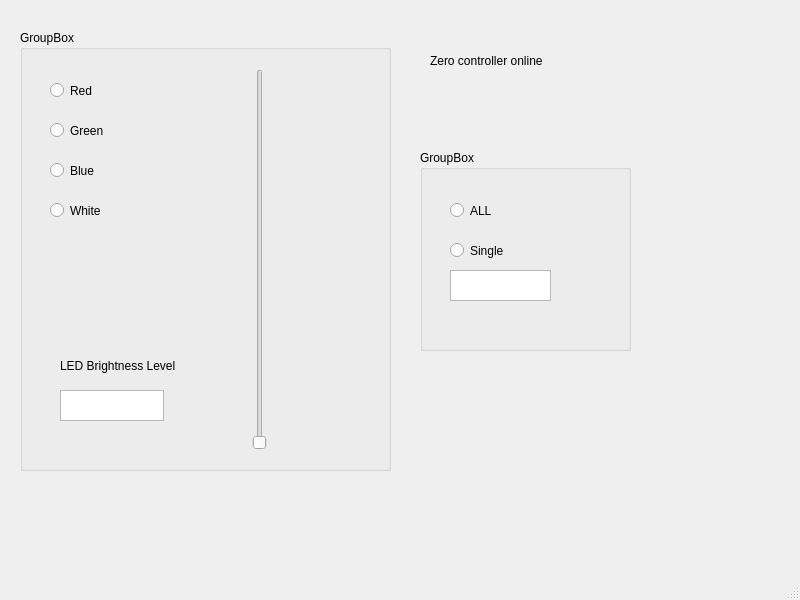
<?xml version="1.0" encoding="UTF-8"?>
<ui version="4.0">
 <class>MainWindow</class>
 <widget class="QMainWindow" name="MainWindow">
  <property name="geometry">
   <rect>
    <x>0</x>
    <y>0</y>
    <width>800</width>
    <height>600</height>
   </rect>
  </property>
  <property name="windowTitle">
   <string>LED_1111_Controller</string>
  </property>
  <widget class="QWidget" name="centralwidget">
   <widget class="QGroupBox" name="groupBox">
    <property name="geometry">
     <rect>
      <x>20</x>
      <y>30</y>
      <width>371</width>
      <height>441</height>
     </rect>
    </property>
    <property name="title">
     <string>GroupBox</string>
    </property>
    <widget class="QRadioButton" name="radioButton_color_red">
     <property name="geometry">
      <rect>
       <x>30</x>
       <y>50</y>
       <width>99</width>
       <height>21</height>
      </rect>
     </property>
     <property name="text">
      <string>Red</string>
     </property>
    </widget>
    <widget class="QRadioButton" name="radioButton_color_green">
     <property name="geometry">
      <rect>
       <x>30</x>
       <y>90</y>
       <width>99</width>
       <height>21</height>
      </rect>
     </property>
     <property name="text">
      <string>Green</string>
     </property>
    </widget>
    <widget class="QRadioButton" name="radioButton_color_blue">
     <property name="geometry">
      <rect>
       <x>30</x>
       <y>130</y>
       <width>99</width>
       <height>21</height>
      </rect>
     </property>
     <property name="text">
      <string>Blue</string>
     </property>
    </widget>
    <widget class="QRadioButton" name="radioButton_color_white">
     <property name="geometry">
      <rect>
       <x>30</x>
       <y>170</y>
       <width>99</width>
       <height>21</height>
      </rect>
     </property>
     <property name="text">
      <string>White</string>
     </property>
    </widget>
    <widget class="QSlider" name="verticalSlider">
     <property name="geometry">
      <rect>
       <x>230</x>
       <y>39</y>
       <width>20</width>
       <height>381</height>
      </rect>
     </property>
     <property name="orientation">
      <enum>Qt::Vertical</enum>
     </property>
    </widget>
    <widget class="QTextEdit" name="textEdit_ledbrilevel">
     <property name="geometry">
      <rect>
       <x>40</x>
       <y>360</y>
       <width>104</width>
       <height>31</height>
      </rect>
     </property>
    </widget>
    <widget class="QLabel" name="label_ledbrilevel">
     <property name="geometry">
      <rect>
       <x>40</x>
       <y>320</y>
       <width>141</width>
       <height>31</height>
      </rect>
     </property>
     <property name="text">
      <string>LED Brightness Level</string>
     </property>
    </widget>
    <widget class="QLabel" name="label_slider_value">
     <property name="geometry">
      <rect>
       <x>260</x>
       <y>200</y>
       <width>57</width>
       <height>51</height>
      </rect>
     </property>
     <property name="text">
      <string/>
     </property>
    </widget>
   </widget>
   <widget class="QLabel" name="label_pico_num">
    <property name="geometry">
     <rect>
      <x>430</x>
      <y>50</y>
      <width>171</width>
      <height>21</height>
     </rect>
    </property>
    <property name="text">
     <string>Zero controller online</string>
    </property>
   </widget>
   <widget class="QGroupBox" name="groupBox_2">
    <property name="geometry">
     <rect>
      <x>420</x>
      <y>150</y>
      <width>211</width>
      <height>201</height>
     </rect>
    </property>
    <property name="title">
     <string>GroupBox</string>
    </property>
    <widget class="QRadioButton" name="radioButton_all">
     <property name="geometry">
      <rect>
       <x>30</x>
       <y>50</y>
       <width>99</width>
       <height>21</height>
      </rect>
     </property>
     <property name="text">
      <string>ALL</string>
     </property>
    </widget>
    <widget class="QRadioButton" name="radioButton_single">
     <property name="geometry">
      <rect>
       <x>30</x>
       <y>90</y>
       <width>99</width>
       <height>21</height>
      </rect>
     </property>
     <property name="text">
      <string>Single</string>
     </property>
    </widget>
    <widget class="QTextEdit" name="textEdit_led_single">
     <property name="geometry">
      <rect>
       <x>30</x>
       <y>120</y>
       <width>101</width>
       <height>31</height>
      </rect>
     </property>
    </widget>
   </widget>
  </widget>
  <widget class="QMenuBar" name="menubar">
   <property name="geometry">
    <rect>
     <x>0</x>
     <y>0</y>
     <width>800</width>
     <height>20</height>
    </rect>
   </property>
  </widget>
  <widget class="QStatusBar" name="statusbar"/>
 </widget>
 <resources/>
 <connections/>
</ui>
